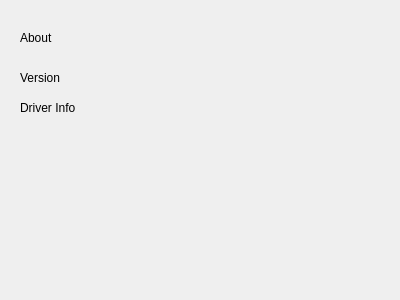
<?xml version="1.0" encoding="UTF-8"?>
<ui version="4.0">
 <class>About</class>
 <widget class="QDialog" name="About">
  <property name="geometry">
   <rect>
    <x>0</x>
    <y>0</y>
    <width>400</width>
    <height>300</height>
   </rect>
  </property>
  <property name="windowTitle">
   <string>Dialog</string>
  </property>
  <widget class="QLabel" name="labelAbout">
   <property name="geometry">
    <rect>
     <x>20</x>
     <y>30</y>
     <width>60</width>
     <height>16</height>
    </rect>
   </property>
   <property name="text">
    <string>About</string>
   </property>
  </widget>
  <widget class="QLabel" name="labelVersion">
   <property name="geometry">
    <rect>
     <x>20</x>
     <y>70</y>
     <width>60</width>
     <height>16</height>
    </rect>
   </property>
   <property name="text">
    <string>Version</string>
   </property>
  </widget>
  <widget class="QLabel" name="labelDriverInfo">
   <property name="geometry">
    <rect>
     <x>20</x>
     <y>100</y>
     <width>60</width>
     <height>16</height>
    </rect>
   </property>
   <property name="text">
    <string>Driver Info</string>
   </property>
  </widget>
 </widget>
 <resources/>
 <connections/>
</ui>
